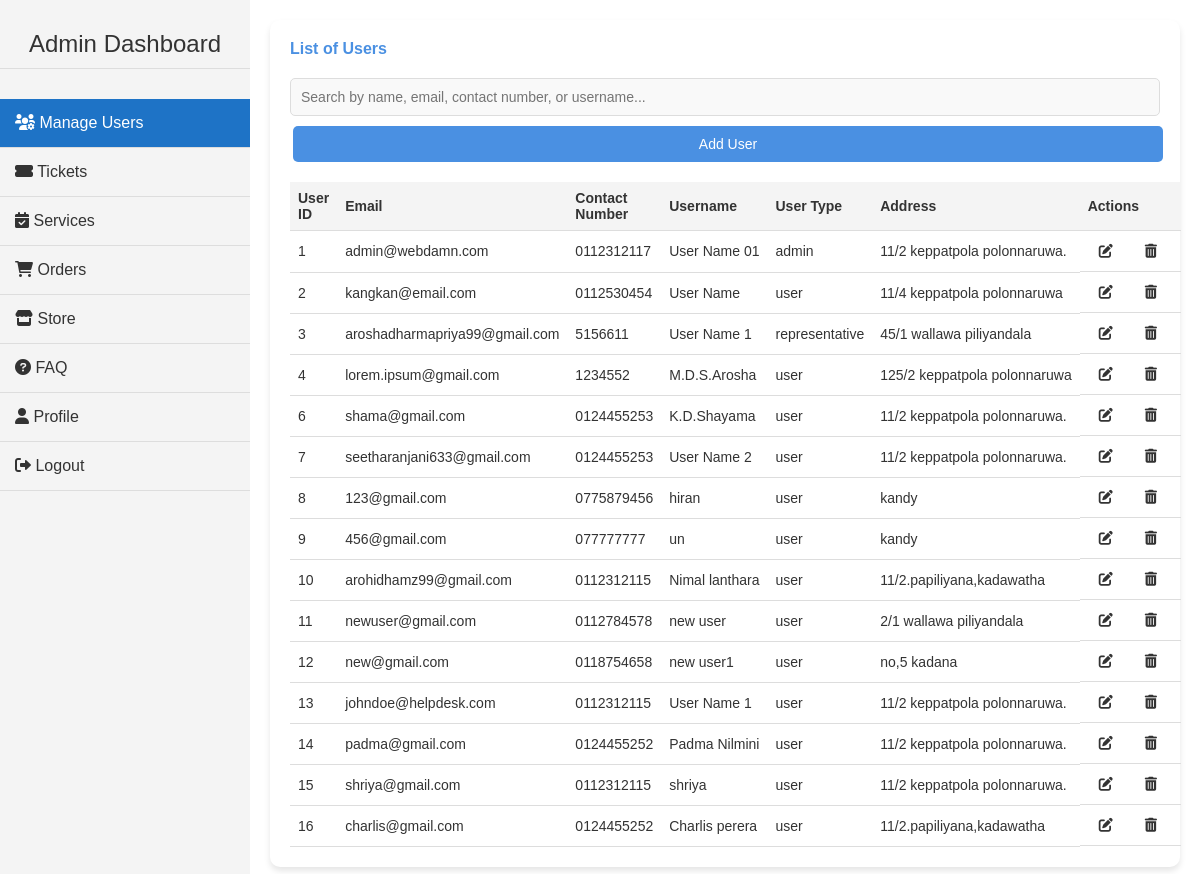
The app's page /home.php with its own data.
### tables this page shows
CREATE TABLE `users` (
  `user_id` int(11) NOT NULL,
  `user_name` varchar(100) NOT NULL,
  `email` varchar(100) NOT NULL,
  `contact_number` varchar(15) NOT NULL,
  `user_type` enum('user','admin','representative') NOT NULL,
  `password` varchar(255) NOT NULL,
  `created_at` timestamp NOT NULL DEFAULT current_timestamp(),
  `address` varchar(255) NOT NULL,
  `reset_token` varchar(255) DEFAULT NULL,
  `reset_token_expires` datetime DEFAULT NULL
);

### home.php (the view, shortened to what this page needs)
<?php include('./conn/db_connect.php'); ?>
<!DOCTYPE html>
<html lang="en">
<head>
    <link rel="stylesheet" href="./css/styles.css">
    <link rel="stylesheet" href="https://cdnjs.cloudflare.com/ajax/libs/font-awesome/6.0.0-beta3/css/all.min.css">
</head>
<body>
   <div class="sidebar">
        <a class="navbar-brand" href="home.php">Admin Dashboard</a>
          <a href="Home.php" class="active"><i class="fas fa-users-cog" ></i> Manage Users</a>
    <a href="A_ticket.php"><i class="fas fa-ticket-alt"></i> Tickets</a>
    <a href="admin_view.php"><i class="fas fa-calendar-check"></i> Services</a>
    <a href="A_order.php"><i class="fas fa-shopping-cart"></i> Orders</a>
    <a href="A_store.php"><i class="fas fa-store"></i> Store</a>
        <a href="A_FAQ.php"><i class="fas fa-question-circle"></i> FAQ</a>
        <a href="A_Dashboard.php" ><i class="fas fa-user"></i> Profile</a>
        <a href="logout.php"><i class="fas fa-sign-out-alt"></i> Logout</a>
</div>
    <div class="main-content">
        <div class="content">
            <h4>List of Users</h4>
            <div class="search-container">
                <input type="text" id="searchInput" class="form-control" placeholder="Search by name, email, contact number, or username..." onkeyup="searchUsers()">
                <button class="btn" onclick="openAddUserModal()">Add User</button>
            </div>
            <table id="userTable">
                <thead>
                    <tr>
                        <th>User ID</th>
                        <th>Email</th>
                        <th>Contact Number</th>
                        <th>Username</th>
                        <th>User Type</th>
                        <th>Address</th>
                        <th>Actions</th>
                    </tr>
                </thead>
                <tbody>
                    <?php
                        $stmt = $conn->prepare("SELECT * FROM `users`");
                        $stmt->execute();
                        $result = $stmt->get_result();
                        $users = mysqli_fetch_all($result, MYSQLI_ASSOC);
                        if (empty($users)) {
                            echo "<tr><td colspan='7'>No users found</td></tr>";
                        } else {
                            foreach ($users as $row) {
                                $userID = $row['user_id'];
                                $email = htmlspecialchars($row['email']);
                                $contactNumber = htmlspecialchars($row['contact_number']);
                                $username = htmlspecialchars($row['user_name']);
                                $userType = htmlspecialchars($row['user_type']);
                                $address = htmlspecialchars($row['address']);
                    ?>
                    <tr data-search="<?= strtolower($email . ' ' . $contactNumber . ' ' . $username . ' ' . $address) ?>">
                        <td id="userID-<?= $userID ?>"><?php echo $userID ?></td>
                        <td id="email-<?= $userID ?>"><?php echo $email ?></td>
                        <td id="contactNumber-<?= $userID ?>"><?php echo $contactNumber ?></td>
                        <td id="username-<?= $userID ?>"><?php echo $username ?></td>
                        <td id="userType-<?= $userID ?>"><?php echo $userType ?></td>
                        <td id="address-<?= $userID ?>"><?php echo $address ?></td>
                        <td>
                            <button onclick="update_user(<?php echo $userID ?>)">
                                <i class="fas fa-edit"></i>
                            </button>
                            <button onclick="delete_user(<?php echo $userID ?>)">
                                <i class="fas fa-trash-alt"></i>
                            </button>
                        </td>
                    </tr>
                    <?php
                            }
                        }
                    ?>
                </tbody>
            </table>
        </div>
    </div>
</body>
</html>

### css/styles.css (style rules this page uses)
* { margin: 0; padding: 0; box-sizing: border-box; font-family: 'Poppins', sans-serif; }
body { background-color: #f4f7fc; height: 100vh; display: flex; justify-content: center; align-items: center; position: relative; overflow-x: hidden; }
body { margin: 0; font-family: 'Arial', sans-serif; background-color: #ffffff; color: #333333; display: flex; height: 100vh; }
.sidebar { height: 100%; width: 250px; background-color: #f4f4f4; position: fixed; left: 0; top: 0; padding-top: 20px; transition: 0.3s; }
.sidebar .navbar-brand { color: #333333; font-size: 24px; text-align: center; margin-bottom: 30px; padding: 10px; }
.sidebar a { color: #333333; display: block; padding: 15px; text-decoration: none; border-bottom: 1px solid #ddd; transition: 0.3s; }
.sidebar a.active { background-color: #1e73c6; color: #ffffff; }
.main-content { margin-left: 250px; padding: 20px; width: calc(100% - 250px); height: 100%; overflow-y: auto; }
.content { background-color: #ffffff; border-radius: 10px; padding: 20px; box-shadow: 0 4px 6px rgba(0, 0, 0, 0.1); }
h4 { margin-bottom: 20px; color: #4a90e2; }
.search-container { margin-bottom: 20px; }
.search-container input { width: 100%; padding: 10px; border: 1px solid #ddd; border-radius: 5px; font-size: 14px; }
table { width: 100%; border-collapse: collapse; margin-top: 20px; font-size: 14px; }
th, td { padding: 8px; text-align: left; border-bottom: 1px solid #ddd; }
th { background-color: #f4f4f4; color: #333333; }
td { white-space: nowrap; }
td:last-child { display: flex; justify-content: center; gap: 5px; align-items: center; }
button { background-color: transparent; border: none; color: #333333; font-size: 14px; cursor: pointer; margin: 0 3px; display: inline-flex; align-items: center; justify-content: center; transition: background-color 0.3s; padding: 5px 8px; }
button i { transition: transform 0.3s; margin-right: 5px; }
.form-control { width: 100%; padding: 12px 15px; margin-bottom: 10px; background-color: #f9f9f9; color: #333333; border: 1px solid #ddd; border-radius: 5px; box-sizing: border-box; }
.btn { background-color: #4a90e2; color: #ffffff; border: none; padding: 10px 15px; border-radius: 5px; cursor: pointer; width: 100%; }

### records on screen
users: user_id "1", email "admin@webdamn.com", contact_number "0112312117", user_name "User Name 01", user_type "admin", address "11/2 keppatpola polonnaruwa."
users: user_id "2", email "kangkan@email.com", contact_number "0112530454", user_name "User Name", user_type "user", address "11/4 keppatpola polonnaruwa"
users: user_id "3", email "aroshadharmapriya99@gmail.com", contact_number "5156611", user_name "User Name 1", user_type "representative", address "45/1 wallawa piliyandala"
users: user_id "4", email "lorem.ipsum@gmail.com", contact_number "1234552", user_name "M.D.S.Arosha", user_type "user", address "125/2 keppatpola polonnaruwa"
users: user_id "6", email "shama@gmail.com", contact_number "0124455253", user_name "K.D.Shayama", user_type "user", address "11/2 keppatpola polonnaruwa."
users: user_id "7", email "seetharanjani633@gmail.com", contact_number "0124455253", user_name "User Name 2", user_type "user", address "11/2 keppatpola polonnaruwa."
users: user_id "8", email "123@gmail.com", contact_number "0775879456", user_name "hiran", user_type "user", address "kandy"
users: user_id "9", email "456@gmail.com", contact_number "077777777", user_name "un", user_type "user", address "kandy"
users: user_id "10", email "arohidhamz99@gmail.com", contact_number "0112312115", user_name "Nimal lanthara", user_type "user", address "11/2.papiliyana,kadawatha"
users: user_id "11", email "newuser@gmail.com", contact_number "0112784578", user_name "new user", user_type "user", address "2/1 wallawa piliyandala"
users: user_id "12", email "new@gmail.com", contact_number "0118754658", user_name "new user1", user_type "user", address "no,5 kadana"
users: user_id "13", email "johndoe@helpdesk.com", contact_number "0112312115", user_name "User Name 1", user_type "user", address "11/2 keppatpola polonnaruwa."
users: user_id "14", email "padma@gmail.com", contact_number "0124455252", user_name "Padma Nilmini", user_type "user", address "11/2 keppatpola polonnaruwa."
users: user_id "15", email "shriya@gmail.com", contact_number "0112312115", user_name "shriya", user_type "user", address "11/2 keppatpola polonnaruwa."
users: user_id "16", email "charlis@gmail.com", contact_number "0124455252", user_name "Charlis perera", user_type "user", address "11/2.papiliyana,kadawatha"
